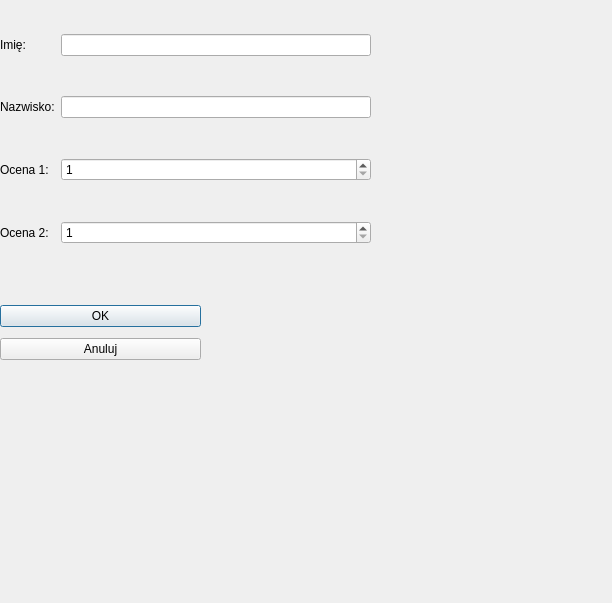
<?xml version="1.0" encoding="UTF-8"?>
<ui version="4.0">
 <class>AddStudentDialog</class>
 <widget class="QDialog" name="AddStudentDialog">
  <property name="geometry">
   <rect>
    <x>0</x>
    <y>0</y>
    <width>612</width>
    <height>603</height>
   </rect>
  </property>
  <property name="windowTitle">
   <string>Dodaj ucznia</string>
  </property>
  <widget class="QWidget" name="gridLayoutWidget">
   <property name="geometry">
    <rect>
     <x>0</x>
     <y>0</y>
     <width>371</width>
     <height>281</height>
    </rect>
   </property>
   <layout class="QGridLayout" name="gridLayout">
    <item row="0" column="0">
     <widget class="QLabel" name="nameLabel">
      <property name="text">
       <string>Imię:</string>
      </property>
     </widget>
    </item>
    <item row="1" column="0">
     <widget class="QLabel" name="surnameLabel">
      <property name="text">
       <string>Nazwisko:</string>
      </property>
     </widget>
    </item>
    <item row="3" column="1">
     <widget class="QSpinBox" name="grade2SpinBox">
      <property name="minimum">
       <number>1</number>
      </property>
      <property name="maximum">
       <number>6</number>
      </property>
     </widget>
    </item>
    <item row="0" column="1">
     <widget class="QLineEdit" name="nameLineEdit"/>
    </item>
    <item row="3" column="0">
     <widget class="QLabel" name="grade2Label">
      <property name="text">
       <string>Ocena 2:</string>
      </property>
     </widget>
    </item>
    <item row="1" column="1">
     <widget class="QLineEdit" name="surnameLineEdit"/>
    </item>
    <item row="2" column="0">
     <widget class="QLabel" name="grade1Label">
      <property name="text">
       <string>Ocena 1:</string>
      </property>
     </widget>
    </item>
    <item row="2" column="1">
     <widget class="QSpinBox" name="grade1SpinBox">
      <property name="minimum">
       <number>1</number>
      </property>
      <property name="maximum">
       <number>6</number>
      </property>
     </widget>
    </item>
   </layout>
  </widget>
  <widget class="QWidget" name="">
   <property name="geometry">
    <rect>
     <x>0</x>
     <y>300</y>
     <width>201</width>
     <height>67</height>
    </rect>
   </property>
   <layout class="QVBoxLayout" name="verticalLayout">
    <item>
     <widget class="QPushButton" name="okButton">
      <property name="text">
       <string>OK</string>
      </property>
     </widget>
    </item>
    <item>
     <widget class="QPushButton" name="cancelButton">
      <property name="text">
       <string>Anuluj</string>
      </property>
     </widget>
    </item>
   </layout>
  </widget>
 </widget>
 <resources/>
 <connections/>
</ui>
